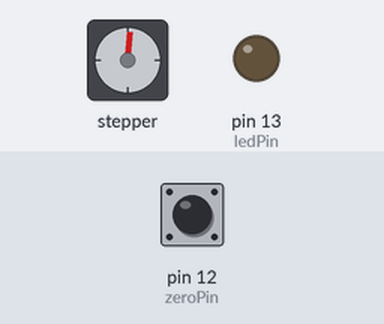
A sketch run on a simulated Arduino Uno, built with avr-gcc and run on an emulated ATmega328P. On the bench: stepper motor, output pins drawn as LEDs (lit = HIGH). Inputs (shaded band) come from the test bench; at power-on: pin 12 (zeroPin) HIGH. Stepper angles assume 2048 steps per turn; what the sketch prints to the serial monitor is not drawn.

Above: at 5.1 s.
5.2 s: pin 12 (zeroPin) driven LOW
At 7.8 s:
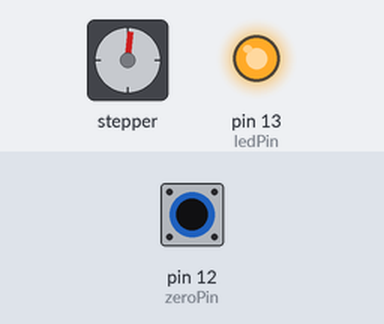
8.2 s: pin 12 (zeroPin) driven HIGH
At 10.13 s:
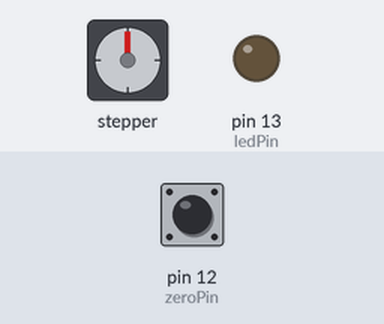
11.2 s: pin 12 (zeroPin) driven LOW
At 14.14 s:
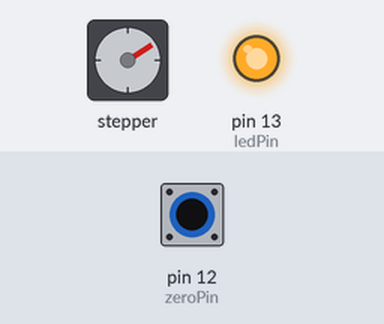
14.2 s: pin 12 (zeroPin) driven HIGH
At 15.07 s:
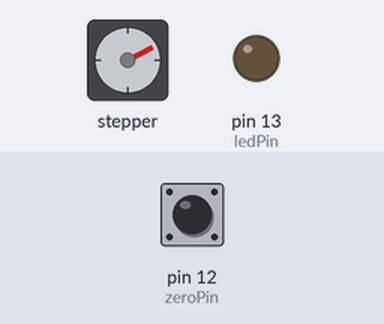
17.2 s: pin 12 (zeroPin) driven LOW
At 18.13 s:
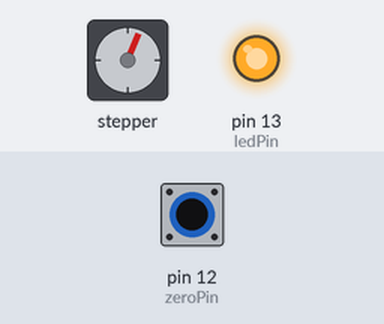
20.2 s: pin 12 (zeroPin) pulsed HIGH 2 times (0.12 s each, 0.3 s apart)
At 22.49 s:
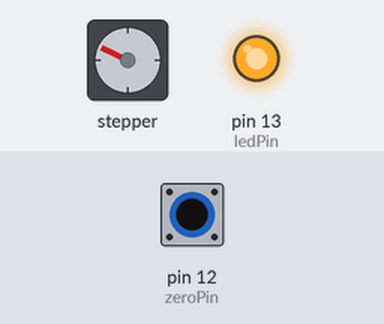
Timing chart, 0 to 30.8 s (numbered marks = the images above; inputs shaded):
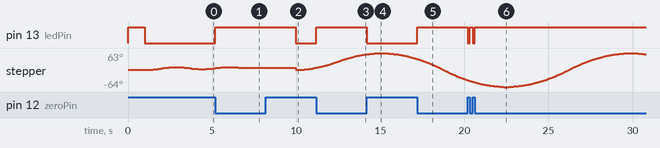

Measured:
- after the input at 5.2 s, pin 13 (ledPin): LOW → HIGH at once
- after the input at 8.2 s, pin 13 (ledPin): HIGH → LOW after 1.8 s
- after the input at 11.2 s, pin 13 (ledPin): LOW → HIGH at once
- after the input at 14.2 s, pin 13 (ledPin): HIGH → LOW at once
- after the input at 17.2 s, pin 13 (ledPin): LOW → HIGH at once
- after the input at 20.2 s, pin 13 (ledPin): alternates HIGH for 0.18 s and LOW for 0.12 s, 4 changes in all, then stays HIGH, starting at once

The sketch:

Zero_Pos_With_Bounce.ino
```cpp
// (licence header left out)
const int zeroPin =  12;
const int ledPin = 13;
const int zeroOffset = 2;
int zeroState = 0;
long lastcheckedTime = 0;
long intervalBetweenZeroReset = 120000; // mS between resetting zero point - it does cause a brief pause
                                        // in compass movement as it needs to accelerate from zero

int targetPos = 360;
#include <AccelStepper.h>

// Define a stepper and the pins it will use
AccelStepper stepper(AccelStepper::FULL4WIRE, 8, 9, 10, 11); // Defaults to AccelStepper::FULL4WIRE (4 pins) on 2, 3, 4, 5

void setup()
{

  Serial.begin(250000);
  Serial.println("Start up");
  pinMode(zeroPin, INPUT);
  pinMode(ledPin, OUTPUT);
  digitalWrite(ledPin, 1);
  delay(1000);
  digitalWrite(ledPin, 0);
  // Change these to suit your stepper if you want


  // Good baseline
  stepper.setMaxSpeed(200);
  stepper.setAcceleration(50);

  stepper.move(60);
  stepper.runToPosition();

  stepper.move(-40);
  stepper.runToPosition();

  zeroState = digitalRead(zeroPin);
  stepper.move(740);
  while ( zeroState == 1) {
    stepper.run();
    zeroState = digitalRead(zeroPin);
  }

  stepper.move(zeroOffset);
  digitalWrite(ledPin, 1);
  stepper.runToPosition();
  delay(3000);

  stepper.setCurrentPosition(0);

}

void loop()
{
  // If at the end of travel go to the other end
  if (stepper.distanceToGo() == 0) {
    targetPos = targetPos * -1;
    stepper.moveTo(-targetPos);
    stepper.run();
  }
  zeroState = digitalRead(zeroPin);


  if (zeroState == 0) {
    digitalWrite(ledPin, 1);
    if (millis() >= (lastcheckedTime + intervalBetweenZeroReset))
    {
      stepper.setCurrentPosition(zeroOffset);
      lastcheckedTime = millis();
      stepper.moveTo(-targetPos);
    }
  } else
    digitalWrite(ledPin, 0);

  stepper.run();
}
```
